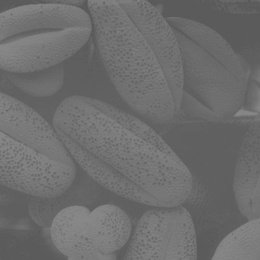
%> input picture Lab03/pollenlow.jpg, 260 x 260 px, shrunk from 500 x 500 before the run
$ octave Lab03.m   (GNU Octave 9; MATLAB toolbox functions it lacks are replaced by stand-ins)
%> lines starting %> are read from the running program, lines starting %| are printed output that depends on the picture
%%%%%%%%%%%%%%%%%
%%    LAB 03   %%
%%%%%%%%%%%%%%%%%
close all

%% Histogram Stretching

%%%%%%%%%%%%%%%%%%%%%%%%%%%%%%%%%%%%%%%%%%%%%%%%%%%%%%%%%%%%%%%%%%%%%%%%%%%
% 1. Display the images pollenlow.jpg, pollenblack.jpg, pollenwhite.jpg
% along with their corresponding histograms using the imhist function.
% What can you say about the contrast of each of these images?

low = imread("pollenlow.jpg");
%> low is the input picture: size 260x260 uint8; min 87, max 139, mean 109.1
black = imread("pollenblack.jpg");
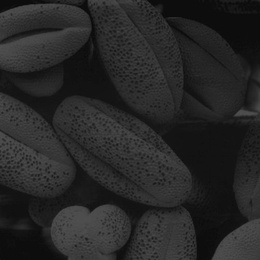
%> input picture Lab03/pollenblack.jpg, 260 x 260 px, shrunk from 500 x 500 before the run
%> black is the input picture: size 260x260 uint8; min 8, max 82, mean 38.7
white = imread("pollenwhite.jpg");
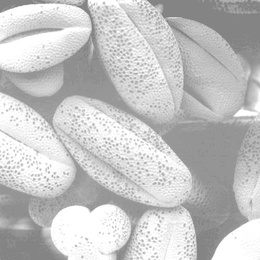
%> input picture Lab03/pollenwhite.jpg, 260 x 260 px, shrunk from 500 x 500 before the run
%> white is the input picture: size 260x260 uint8; min 123, max 255, mean 196.2

figure('Name', 'Pollen Histograms');
subplot(3,2,1), imshow(low), title('low');
subplot(3,2,2), imhist(low), title('Hist low');

subplot(3,2,3), imshow(black), title('black');
subplot(3,2,4), imhist(black), title('Hist black');

subplot(3,2,5), imshow(white), title('white');
subplot(3,2,6), imhist(white), title('Hist white');

% La imagen pollenlow es la que tiene menor contraste, esto lo podemos ver
% a simple vista en la imagen pero también con el histograma ya que la
% diferencia entre el valor de intensidad mayor y el menor es mas pequeña
% que la de las demás imágenes.

% La imagen pollenwhite es la que tiene mayor contraste.

%%%%%%%%%%%%%%%%%%%%%%%%%%%%%%%%%%%%%%%%%%%%%%%%%%%%%%%%%%%%%%%%%%%%%%%%%%%
% 2. Write a function in Matlab to adjust the contrast of an image using
% the above-mentioned formula and avoidiing specific Matlab functions
% designed for this purpose. The function signature should be:
% function imadj = adjust(image)
% where image is the original image containing values in the range
% [0.0, 1.0] and imadj is the resulting adjusted image.

% final del archivo

%%%%%%%%%%%%%%%%%%%%%%%%%%%%%%%%%%%%%%%%%%%%%%%%%%%%%%%%%%%%%%%%%%%%%%%%%%%
% 3. Using the function created in the previous point, adjust the contrast
% of the three images of exercise 1 and display the resulting images along
% with their corresponding histograms. Compare the histograms of the
% adjusted images with the original ones.
low_norm = rescale(low);
black_norm = rescale(black);
white_norm = rescale(white);
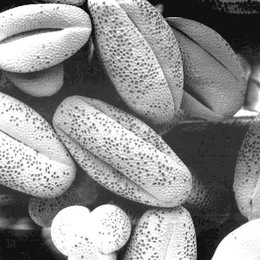
%> white_norm: size 260x260 double; min 0, max 1, mean 0.555

low_adjust = adjust(low_norm);
%> in adjust, `I_min = min(min(image));`: I_min = 0
%> in adjust, `I_max = max(max(image));`: I_max = 1
black_adjust = adjust(black_norm);
white_adjust = adjust(white_norm);

figure('Name', 'Adjust');
subplot(3,3,1), imshow(low_adjust), title('Low adjust');
subplot(3,3,2), imhist(low_adjust), title('Hist low adjust');
subplot(3,3,3), imhist(low), title('Hist low');

subplot(3,3,4), imshow(black_adjust), title('Black adjust');
subplot(3,3,5), imhist(black_adjust), title('Hist black adjust');
subplot(3,3,6), imhist(black), title('Hist black');

subplot(3,3,7), imshow(white_adjust), title('White adjust');
subplot(3,3,8), imhist(white_adjust), title('Hist white adjust');
subplot(3,3,9), imhist(white), title('Hist white');

% Al comparar los histogramas de las imágenes podemos ver que tienen la
% misma forma, lo que en el histograma ajustado los valores van de 0 a 1.
% Es decir, hemos aumentado el contraste.

%%%%%%%%%%%%%%%%%%%%%%%%%%%%%%%%%%%%%%%%%%%%%%%%%%%%%%%%%%%%%%%%%%%%%%%%%%%
% 4. Apply the function provided by Matlab for adjusting the contrast of
% the three images, and display the resulting images with their histograms
% Are these histograms the same as the ones obtained in the previous
% exercise? Why?

low_adjust_m = imadjust(low_norm);
black_adjust_m = imadjust(black_norm);
white_adjust_m = imadjust(white_norm);

figure('Name', 'Matlab Adjust');
subplot(3,2,1), imshow(low_adjust_m), title('low adjust');
subplot(3,2,2), imhist(low_adjust_m), title('hist low adjust');

subplot(3,2,3), imshow(black_adjust_m), title('black adjust');
subplot(3,2,4), imhist(black_adjust_m), title('hist black adjust');

subplot(3,2,5), imshow(white_adjust_m), title('white adjust');
subplot(3,2,6), imhist(white_adjust_m), title('hist white adjust');

% No quedan iguales ya que matlab condensa los valores por debajo del 1% y
% los que estan por encima del 99% mientras que nosotros no. Si quiséramos
% que lo hiciese podríamos usar la función stretchlim para conseguir los
% valores I_min e I_max.


%%%%%%%%%%%%%%%%%%%%%%%%%%%%%%%%%%%%%%%%%%%%%%%%%%%%%%%%%%%%%%%%%%%%%%%%%%%
% 5. Would it be possible to use the Matlab’s contrast adjusting function
% to obtain the complement (negative) of an image?. Think about it, try to
% perform this operation using the three images and show the results.

low_adjust_neg = imadjust(low, [0,1], [1,0]);
black_adjust_neg = imadjust(black, [0,1], [1,0]);
white_adjust_neg = imadjust(white, [0,1], [1,0]);

figure('Name', 'Matlab Adjust Negative');
subplot(3,2,1), imshow(low_adjust_neg), title('Low adjust');
subplot(3,2,2), imhist(low_adjust_neg), title('Hist low adjust');

subplot(3,2,3), imshow(black_adjust_neg), title('Black adjust');
subplot(3,2,4), imhist(black_adjust_neg), title('Hist black adjust');

subplot(3,2,5), imshow(white_adjust_neg), title('White adjust');
subplot(3,2,6), imhist(white_adjust_neg), title('Hist white adjust');
%> after `title('Hist white adjust')`:
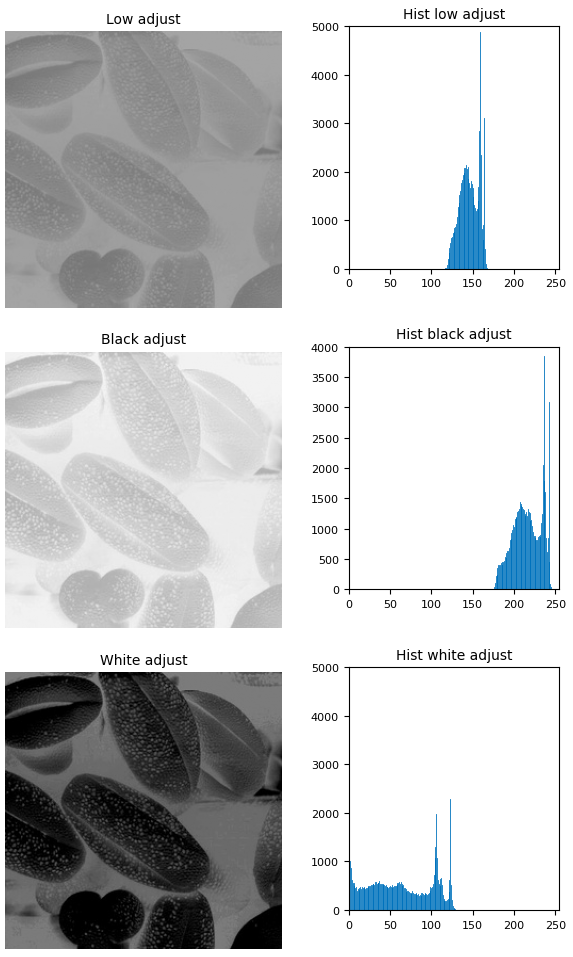
%> figure redrawn from the program's plot data, 6 panels

%%%%%%%%%%%%%%%%%%%%%%%%%%%%%%%%%%%%%%%%%%%%%%%%%%%%%%%%%%%%%%%%%%%%%%%%%%%
% 6. Given the three versions of the images: the original one, the adjusted
% one obtained with your function and the adjusted one using the Matlabs
% function, which one would you use for a further processing step? Why?

% De primeras podemos descartar la imagen original, tiene un contraste muy
% bajo y visualmente no aporta mucha información.

% Tenemos que decidir entre la imagen de nuestra función y la de MatLab.
% Aunque nuestra función retorna una imagen más realista, ya que no hacemos
% niguna saturación de los extremos, puede haber algún caso en el que el
% hecho de no hacer la saturación nos perjudique. Por ejemplo si tenemos
% una imagen que todos los píxeles están entre 90 y 100 pero justamente
% tenemos un píxel de valor 0 y otro de valor 255 no haría ningun
% "histogram stretching".

% Así pues, nosotros elegiríamos la función de MatLab, ya que hace más
% visibles los rangos centrals a costa de perder sensibilidad, ya que
% satura los valores extremos.
% Si trabajasemos con una aplicación que únicamente necesita información
% fiable de los extremos, sería buena idea usar nuestra función. Pero como
% será el caso mayoritario nosotros escogemos la función de MatLab.


%%%%%%%%%%%%%%%%%%%%%%%%%%%%%%%%%%%%%%%%%%%%%%%%%%%%%%%%%%%%%%%%%%%%%%%%%%%

%% Histogram Equalization

%%%%%%%%%%%%%%%%%%%%%%%%%%%%%%%%%%%%%%%%%%%%%%%%%%%%%%%%%%%%%%%%%%%%%%%%%%%
% 1. Write a function in Matlab for computing the cumulative sum of a
% normalized histogram. The function signature should be:
% functioncdf = csum(hnorm)
% where hnorm is the normalized histogram of an image and cdf is the
% resulting cumulative sum.

% Mirar final del archivo

%%%%%%%%%%%%%%%%%%%%%%%%%%%%%%%%%%%%%%%%%%%%%%%%%%%%%%%%%%%%%%%%%%%%%%%%%%%
% 2. Write a function in Matlab to equalize an image using a uniform
% transformation with 256 gray levels. The function signature should be:
% function imageeq = equalize(image)
% where image is the input image and imageeq is the resulting equalized
% image. This function must use the csum function implemented in the
% previous exercise

% Mirar final del archivo

%%%%%%%%%%%%%%%%%%%%%%%%%%%%%%%%%%%%%%%%%%%%%%%%%%%%%%%%%%%%%%%%%%%%%%%%%%%
% 3. Equalize the images pollenlow.jpg, pollenblack.jpg, pollenwhite.jpg
% using the function written in the previous point. Display each resulting
% image and its corresponding histogram in figures.

low_eq = equalize(low);
%> in equalize, `hnorm = imhist(image)/numel(image);`: hnorm = 256 values, max 0.072 at index 97, min 0 at index 1, mean 0.00391
%> after the loop in csum, `for k = 1:256`: cdf = 256 values from 0 to 1
%> in equalize, `newHist = 255*cdf;`: newHist = 256 values from 0 to 255
%> after the loop in equalize, `for i = 1:size(image)`:
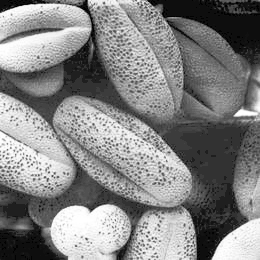
%> imageeq: size 260x260 uint8; min 0, max 255, mean 131.2
black_eq = equalize(black);
%> in equalize (call 2), `hnorm = imhist(image)/numel(image);`: hnorm = 256 values, max 0.0568 at index 20, min 0 at index 1, mean 0.00391
%> after the loop in equalize (call 2), `for i = 1:size(image)`:
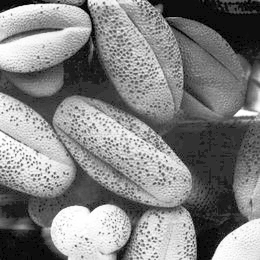
%> imageeq: size 260x260 uint8; min 0, max 255, mean 130
white_eq = equalize(white);

figure('Name', 'Equalized');
subplot(3,2,1), imshow(low_eq), title('low equalized');
subplot(3,2,2), imhist(low_eq), title('hist low equalized');

subplot(3,2,3), imshow(black_eq), title('black equalized');
subplot(3,2,4), imhist(black_eq), title('hist black equalized');

subplot(3,2,5), imshow(white_eq), title('white equalized');
subplot(3,2,6), imhist(white_eq), title('hist white equalized');

%%%%%%%%%%%%%%%%%%%%%%%%%%%%%%%%%%%%%%%%%%%%%%%%%%%%%%%%%%%%%%%%%%%%%%%%%%%
% 4. Equalize the images pollenlow.jpg, pollenblack.jpg, pollenwhite.jpg
% using the function provided by Matlab. Display the resulting images and
% their histograms, and compare the results with the histograms computed in
% the previous exercise.

low_eq_m = histeq(low);
black_eq_m = histeq(black);
white_eq_m = histeq(white);

figure('Name', 'Matlab equalized');
subplot(3,2,1), imshow(low_eq_m), title('low equalized');
subplot(3,2,2), imhist(low_eq_m), title('hist low equalized');

subplot(3,2,3), imshow(black_eq_m), title('black equalized');
subplot(3,2,4), imhist(black_eq_m), title('hist black equalized');

subplot(3,2,5), imshow(white_eq_m), title('white equalized');
subplot(3,2,6), imhist(white_eq_m), title('hist white equalized');

% Como podemos observar obtenemos un resultado bastante similar, siendo la
% imagen blanca en la que hay mayores diferencias. Estas diferencias
% principalemte son que en el histograma de nuestra función hay mayor
% cantidad de niveles de grises, como podemos ver si ejecutamos el
% siguiente código:
% num = unique(white_eq)
% num = unique(white_eq_m)
% Con el nuestro tenemos 125 valores de grises y con el de matlab 57, esto
% hace que la cantidad de píxeles por valor de gris sea menor con nuestra
% función.

%%%%%%%%%%%%%%%%%%%%%%%%%%%%%%%%%%%%%%%%%%%%%%%%%%%%%%%%%%%%%%%%%%%%%%%%%%%
% 5. Compare the results obtained with histogram stretching and equalization
% and explain briefly the main differences between both approaches.


% Podemos ver en los histogramas resultantes que al usar el estiramiento de
% histograma este mantiene su forma, pero al usar la ecualización la
% pierde.

% Como ya sabemos el "histogram stretching" y el "histogram equalization"
% son técnicas de mejora de imagenes que aumentan el contraste de las
% imágenes.
% El histogram stretching consiste en aumentar la diferencia entre el valor
% de intensidad menor y el mayor repartiendo las demás intensidades en ese
% rango, es decir aumentamos el contraste.
% Por el otro lado el "histogram equalization" consiste en modificar las
% intensidades de los pixeles de tal forma que el histograma quede lo más
% "plano" posible.
% Otra diferencia que cabe destacar es que con el stretching podemos hacer
% el proceso inverso para obtener la imagen original pero con el
% equalization no.

% Una idea interesante sería unir las dos técnicas. De hacerlo primero
% deberíamos hacer el estiramiento de histograma y luego la ecualización.
% Con las funciones de MatLab el código sería el siguiente:
% histeq(imadjust(low));
% Con nuestras funciones sería así:
% equalize(adjust(low));


%%%%%%%%%%%%%%%%%%%%%%%%%%%%%%%%%%%%%%%%%%%%%%%%%%%%%%%%%%%%%%%%%%%%%%%%%%%
% 6. Examine the adapthisteq Matlab’s function. How does it work?.
% Equalize the histograms of the images pollenlow.jpg, pollenblack.jpg
% and pollenwhite.jpg using two different grid sizes and display the results

% Este algoritmo trabaja sobre pequeñas regiones de la imagen llamadas
% "tiles", en vez de trabajar sobre la imagen completa. Esto se hace de
% manera que la región de salida coincida aproximadamente con el histograma
% especificado. Luego los "tiles" se combinan mediante la interpolación
% bilineal para eliminar los límites inducidos artificialmente.

low_adapt8 = adapthisteq(low, "NumTiles", [8,8]);
low_adapt16 = adapthisteq(low, "NumTiles", [16,16]);

black_adapt8 = adapthisteq(black, "NumTiles", [8,8]);
black_adapt16 = adapthisteq(black, "NumTiles", [16,16]);

white_adapt8 = adapthisteq(white, "NumTiles", [8,8]);
white_adapt16 = adapthisteq(white, "NumTiles", [16,16]);

figure('Name', 'Adapthiseq');
subplot(3,2,1), imshow(low_adapt8), title('NumTiles = 8*8');
subplot(3,2,2), imhist(low_eq_m), title('NumTiles = 16*16');

subplot(3,2,3), imshow(black_eq_m), title('NumTiles = 8*8');
subplot(3,2,4), imhist(black_eq_m), title('NumTiles = 16*16');

subplot(3,2,5), imshow(white_eq_m), title('NumTiles = 8*8');
subplot(3,2,6), imhist(white_eq_m), title('NumTiles = 16*16');
%> after `title('NumTiles = 16*16')`:
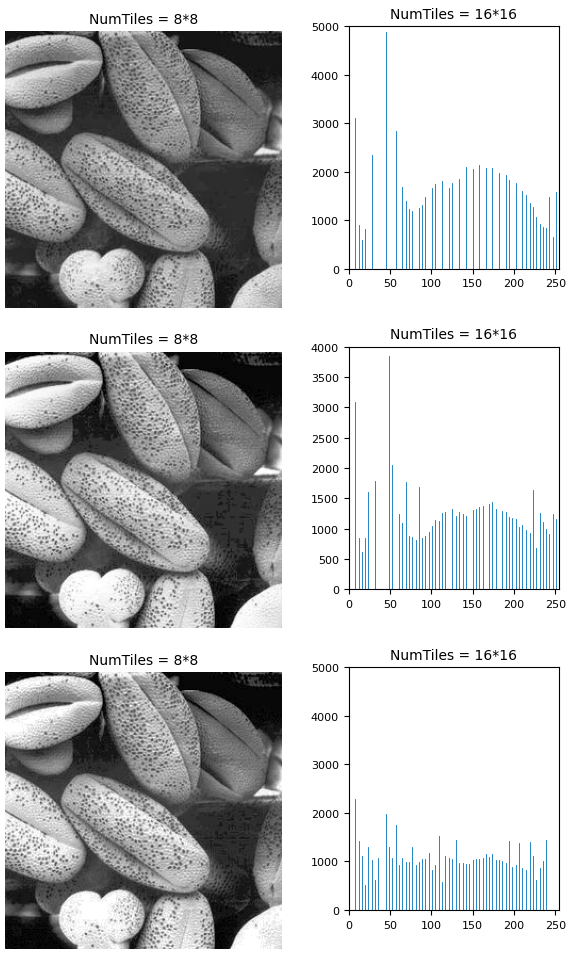
%> figure redrawn from the program's plot data, 6 panels

%%%%%%%%%%%%%%%%%%%%%%%%%%%%%%%%%%%%%%%%%%%%%%%%%%%%%%%%%%%%%%%%%%%%%%%%%%%
%%%%%%%%%%%%%%%%%%%%%%%%%%%%%% FUNCIONES %%%%%%%%%%%%%%%%%%%%%%%%%%%%%%%%%%

%%%%% Ejercicio HS.1 %%%%%%%%%%%%%%%%%%%%%%%%%%%%%%%%%%%%%%%%%%%%%%%%%%%%%%
function imadj = adjust(image)
   imadj = zeros(size(image));
   I_min = min(min(image));
   I_max = max(max(image));
   O_min=0;
   O_max=1;
   for i = 1:length(image);
       for j = 1:length(image);
           imadj(i,j)=(O_max-O_min)*((image(i,j)-I_min)/(I_max-I_min))+O_min;
       end
   end
end

%%%%% Ejercicio HE.1 %%%%%%%%%%%%%%%%%%%%%%%%%%%%%%%%%%%%%%%%%%%%%%%%%%%%%%

function cdf = csum(hnorm)
   cdf=zeros(1,length(hnorm));
   for k = 1:256
       cdf(k)=sum(hnorm(1:k));
   end
end

%%%%% Ejercicio HE.2 %%%%%%%%%%%%%%%%%%%%%%%%%%%%%%%%%%%%%%%%%%%%%%%%%%%%%%

function imageeq = equalize(image)
   imageeq = zeros(size(image),"uint8");
   hnorm = imhist(image)/numel(image);
   cdf = csum(hnorm);
  newHist = 255*cdf;
  for i = 1:size(image)
      for j = 1:size(image)
          imageeq(i,j) = uint8(round(newHist(image(i,j)+1)));
      end
  end
end
%%%%%%%%%%%%%%%%%%%%%%%%%%%%%%%%%%%%%%%%%%%%%%%%%%%%%%%%%%%%%%%%%%%%%%%%%%%
